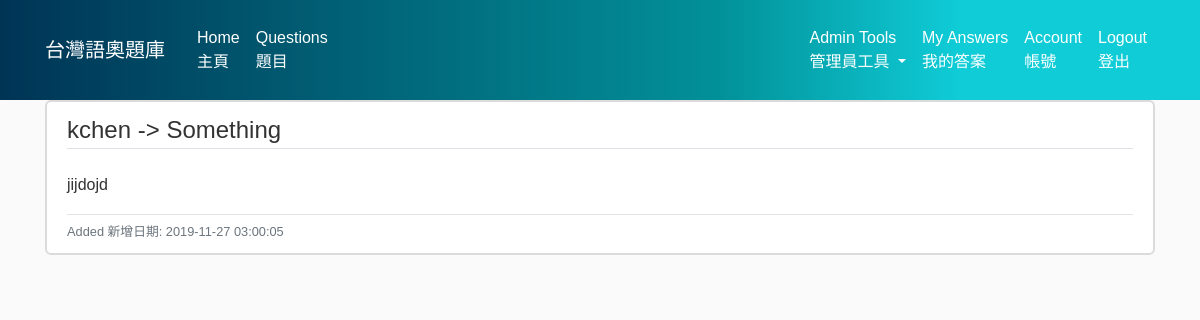
Screenshot of /answer/1 (signed in) with the database file from the repository.
### flasktol/models.py (models this page shows, shortened)
class User(db.Model, UserMixin):
    id = db.Column(db.Integer, primary_key=True)
    username = db.Column(db.String(20), unique=True, nullable=False)
    email = db.Column(db.String(120), unique=True, nullable=False)
    image_file = db.Column(db.String(20), nullable=False, default='default.jpg')
    password = db.Column(db.String(60), nullable=False)
    join_date = db.Column(db.DateTime, nullable=False, default=datetime.utcnow)
    access = db.Column(db.Integer, nullable=False, default=1)
    answers = db.relationship('Answer', backref='answerer', lazy=True)
    def is_admin(self):
        return self.access == 3

class Question(db.Model):
    id = db.Column(db.Integer, primary_key=True)
    title = db.Column(db.String(100), nullable=False)
    date_posted = db.Column(db.DateTime, nullable=False, default=datetime.utcnow)
    content = db.Column(db.Text)
    content_file = db.Column(db.String(20))
    access = db.Column(db.Integer, nullable=False, default=1)
    difficulty = db.Column(db.Integer, nullable=False, default=1)
    tags= db.Column(db.Text)
    source = db.Column(db.String(100))
    solution = db.Column(db.Text)
    solution_file= db.Column(db.String(20))
    open_solution= db.Column(db.Boolean, nullable=False, default=False)
    special_characters=db.Column(db.Text)
    answers = db.relationship('Answer', backref='solveq', lazy=True)

class Answer(db.Model):
    id = db.Column(db.Integer, primary_key=True)
    user_id = db.Column(db.Integer, db.ForeignKey('user.id'), nullable=False)
    question_id = db.Column(db.Integer, db.ForeignKey('question.id'), nullable=False)
    content = db.Column(db.Text, nullable=False)
    content_file = db.Column(db.String(20))
    date_submitted = db.Column(db.DateTime, nullable=False, default=datetime.utcnow)
    grade = db.Column(db.Integer, nullable=False, default=0)

### flasktol/answers/routes.py (the view)
@answers.route("/answer/<int:answer_id>")
@login_required
def answer(answer_id):
    answer = Answer.query.get_or_404(answer_id)
    if not current_user.is_admin() and current_user.id != answer.answerer.id:
        abort(403)
    if answer.content_file:
        content_file = url_for('static', filename='answer_files/' + answer.content_file)
        _, f_ext = os.path.splitext(answer.content_file)
        if f_ext == '.pdf':
            return render_template('answer.html', content_file=content_file, answer=answer, ispdf=True)
        else:
            return render_template('answer.html', content_file=content_file, answer=answer, ispdf=False)
    else:
        return render_template('answer.html', title="Answer 答題",answer=answer, ispdf=False)

### flasktol/models.py (called while the page is built)
@login_manager.user_loader
def load_user(user_id):
    return User.query.get(int(user_id))

### flasktol/templates/answer.html (shortened to what this page needs)
{% extends "layout.html" %}
{% block content %}
	<article class="media content-section">
	  <div class="media-body">
	    <div class="article-metadata">
            <legend class="border-bottom mb-4">{{answer.answerer.username}} -> {{answer.solveq.title}}</legend>
		    <p class="article-content">{{ answer.content }}</p>
	  </div>
    <small class="text-muted">Added 新增日期: {{ answer.date_submitted.strftime("%Y-%m-%d %H:%M:%S") }}</small>
</div>
</article>
{% endblock content%}

### flasktol/static/main.css (style rules this page uses)
body { background: #fafafa; color: #333333; margin-top: 5rem; }
.content-section { background: #ffffff; padding: 10px 20px; border: 2px solid #DBDBDB; border-radius: 6px; margin-bottom: 20px; }
.article-content { white-space: pre-line; }
.article-metadata { padding-bottom: 1px; margin-bottom: 4px; border-bottom: 1px solid #e3e3e3 }

### flasktol/templates/layout.html (style rules this page uses)
body { font-family: 'Noto Sans TC', sans-serif; }

### rows the page displays
User: answerer.username "kchen"
Question: solveq "Something"
Answer: content "jijdojd", date_submitted "2019-11-27 03:00:05"
